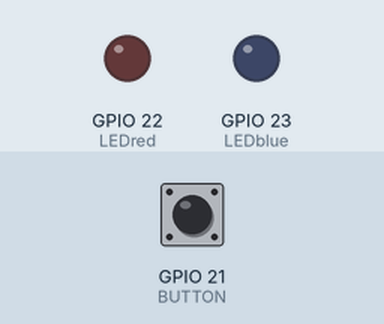
This program was run on a simulated ESP32. Shown: output pins drawn as LEDs (lit = HIGH). Dashed ring = blinking. The test bench sets the inputs (shaded band); at power-on: GPIO 21 (BUTTON) HIGH.

Above: at 1.2 s.
1.3 s: GPIO 21 (BUTTON) pulled LOW for 0.15 s
At 1.7 s:
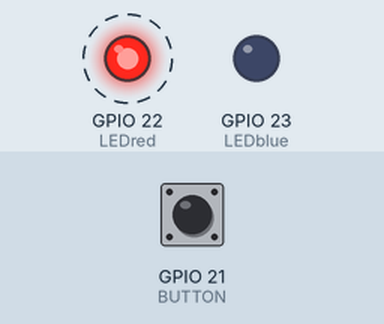
4.4 s: GPIO 21 (BUTTON) pulled LOW for 1 s
At 5.52 s:
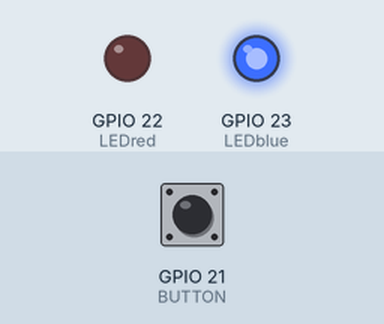
7.1 s: GPIO 21 (BUTTON) pulled LOW for 3.2 s
At 10.55 s:
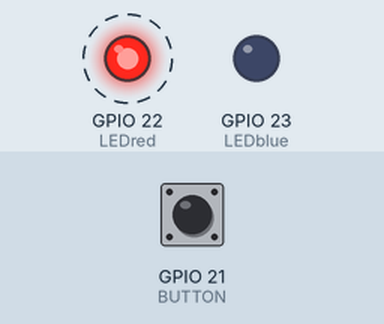
13.3 s: GPIO 21 (BUTTON) pulsed LOW 5 times (0.12 s each, 0.3 s apart)
At 14.12 s:
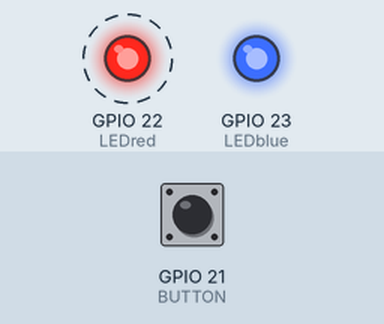
Timing chart, 0 to 17.3 s (numbered marks = the images above; inputs shaded):
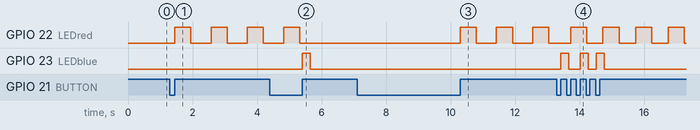

The program:

main.cpp
```cpp
/* bibliothèques */

#include <Arduino.h>

/* Variables */
const int BUTTON = GPIO_NUM_21;   //Pin du bouton
const int LEDred = GPIO_NUM_22;   //Pin de la LED rouge
const int LEDblue = GPIO_NUM_23;    //Pin de la LED bleu

int flag_button;   //flag du bouton
int state_button;   //état du bouton
int count;    //compteur

static QueueHandle_t qh;     //Création de notre file qh

/* Tâche Bouton */

void TaskButton(void *arg)
{
  int bufferSendData;   //variable de la donnée qui sera envoyée
  for(;;)
  {
    state_button = digitalRead(BUTTON);   //lecture de l'état du bouton
    if (state_button == LOW)    // Système avec flag qui permet d'éviter le rebond du bouton
    {
        flag_button = 1;
    }
    if (flag_button == 1 && state_button == HIGH)
    {
        count += 1;   //incrémentation du compteur
        flag_button = 0;
    }
    if (count == 0)
    {
      bufferSendData = 2;   //Valeur envoyée aux autres tâches pour que les 2 LED restent éteintes au démarrage
    }
    else
    {
      bufferSendData = count % 2;   //Valeur envoyée aux autres tâches (1 si count est impair et 0 si count est pair)
    }
    //(file,  buffer valeur envoyée,  Timeout)
    xQueueSendToBack(qh, &bufferSendData, portMAX_DELAY);   //fonction pour envoyer la valeur dans la file
  }
}

/* Tâche LED Red */

void TaskLEDRed(void *arg)
{
  int bufferGetDataRed;   //variable de la donnée reçue
  for(;;)
  {
    //(file,  buffer valeur reçue,  Timeout)
    xQueueReceive(qh,&bufferGetDataRed,portMAX_DELAY);  //fonction pour recevoir la valeur de la file
    if (bufferGetDataRed == 1)    //si la valeur est égale à 1, la LED rouge clignote à une fréquence de 2Hz
    {
      digitalWrite(LEDred,1);   //LED rouge s'allume
      delay(500);               //500ms de délai
      digitalWrite(LEDred,0);   //LED rouge s'éteind
      delay(500);               //500ms de délai
    }
    else
    {
      digitalWrite(LEDred,0);   //LED rouge s'éteind
    }
  }
}

/* Tâche LED Bleu */

void TaskLEDBlue(void *arg)
{
  int bufferGetDataBlue;    //variable de la donnée reçue
  for(;;)
  {
    //(file,  buffer valeur reçue,  Timeout)
    xQueueReceive(qh,&bufferGetDataBlue,portMAX_DELAY);  //fonction pour recevoir la valeur de la file
    if (bufferGetDataBlue == 0)    //si la valeur est égale à 0, la LED bleu clignote à une fréquence de 4Hz
    {
      digitalWrite(LEDblue,1);    //LED bleu s'allume
      delay(250);                 //250ms de délai
      digitalWrite(LEDblue,0);    //LED bleu s'éteind
      delay(250);                 //250ms de délai
    }
    else
    {
      digitalWrite(LEDblue,0);    //LED bleu s'éteind
    }
  }
}

/* fonction setup */

void setup()
{
  pinMode(LEDred, OUTPUT);     // Initialise la LED rouge en output
  digitalWrite(LEDred, LOW);    //Eteind la LED rouge
  pinMode(LEDblue, OUTPUT);     // Initialise la LED Bleu en output
  digitalWrite(LEDblue, LOW);   //Eteind la LED bleu
  pinMode(BUTTON, INPUT);       // Initialise le bouton en input

  //mise à zéro de quelques variables
  flag_button = 0;
  state_button = 0;
  count = 0;

  qh = xQueueCreate(3,8); //paramètrage/configuration de la file qh
  xTaskCreatePinnedToCore(TaskButton,"TaskButton",2048,NULL,1,NULL,1); //(la Tâche, le nom de la tâche, taille, paramètre, priorité, handle, CPU)
  xTaskCreatePinnedToCore(TaskLEDRed,"TaskLEDRed",2048,NULL,1,NULL,1);
  xTaskCreatePinnedToCore(TaskLEDBlue,"TaskLEDBlue",2048,NULL,1,NULL,1);
}
void loop()
{
  //Nothing else matters
}
```

Measured:
- after the input at 1.3 s, GPIO 22 (LEDred): alternates HIGH for 0.50 s and LOW for 0.62 s, starting after 0.15 s
- after the input at 4.4 s, GPIO 22 (LEDred): goes on until 5.3 s, then stays LOW; GPIO 23 (LEDblue): LOW → HIGH after 1.0 s, → LOW 0.25 s later
- after the input at 7.1 s, GPIO 22 (LEDred): alternates HIGH for 0.50 s and LOW for 0.62 s, starting after 3.2 s
- after the input at 13.3 s, GPIO 23 (LEDblue): goes HIGH 0.25 s, LOW 0.35 s, HIGH 0.25 s, LOW 0.25 s, HIGH 0.25 s, then LOW, starting after 0.12 s
